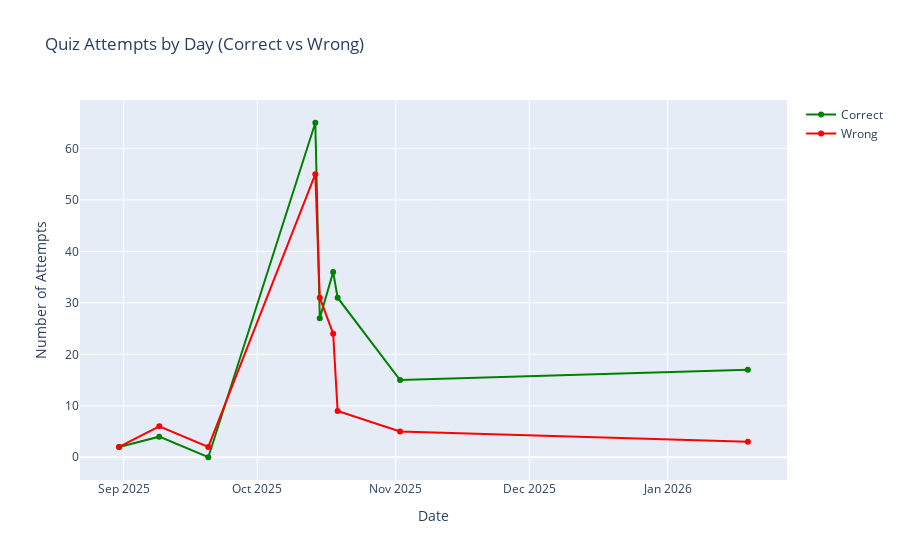

Here is the notebook cell this chart was saved with:
### Code cell
# Test create_quiz_by_date_chart
fig_quiz_date = create_quiz_by_date_chart(df_prepared)
print(f"create_quiz_by_date_chart test:")
print(f"  - Returns Figure: {type(fig_quiz_date).__name__}")
print(f"  - Number of traces: {len(fig_quiz_date.data)}")
fig_quiz_date.show()

### Figure 1 — Plotly figure (JSON) as saved in the notebook; plotly's stock layout.template omitted (floating-point values rounded to 4 significant figures)
{"data": [{"line": {"color": "green"}, "mode": "lines+markers", "name": "Correct", "type": "scatter", "x": ["2025-08-31T00:00:00", "2025-09-09T00:00:00", "2025-09-20T00:00:00", "2025-10-14T00:00:00", "2025-10-15T00:00:00", "2025-10-18T00:00:00", "2025-10-19T00:00:00", "2025-11-02T00:00:00", "2026-01-19T00:00:00"], "y": [2, 4, 0, 65, 27, 36, 31, 15, 17]}, {"line": {"color": "red"}, "mode": "lines+markers", "name": "Wrong", "type": "scatter", "x": ["2025-08-31T00:00:00", "2025-09-09T00:00:00", "2025-09-20T00:00:00", "2025-10-14T00:00:00", "2025-10-15T00:00:00", "2025-10-18T00:00:00", "2025-10-19T00:00:00", "2025-11-02T00:00:00", "2026-01-19T00:00:00"], "y": [2, 6, 2, 55, 31, 24, 9, 5, 3]}], "layout": {"hovermode": "x unified", "title": {"text": "Quiz Attempts by Day (Correct vs Wrong)"}, "xaxis": {"title": {"text": "Date"}}, "yaxis": {"title": {"text": "Number of Attempts"}}}}
